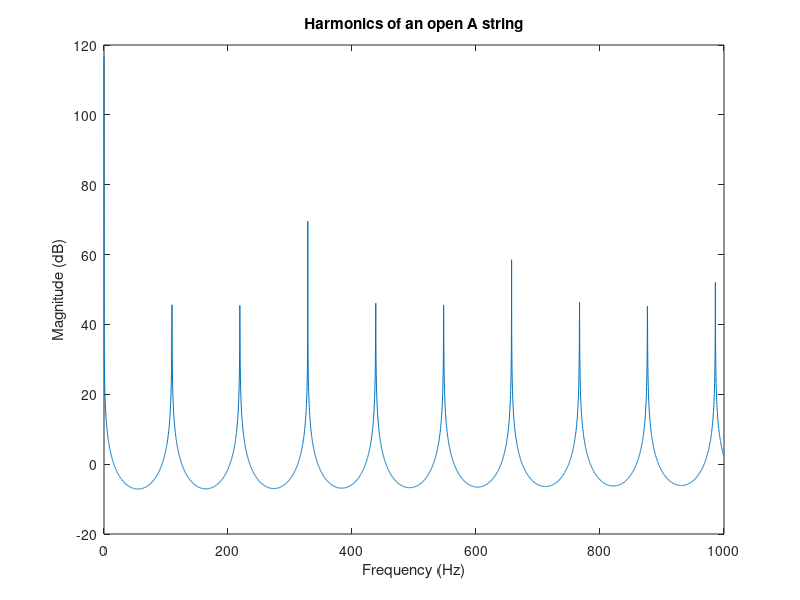

This figure's MATLAB source: (Note: this script raises an error after producing the figure.)
%% Generating Guitar Chords using the Karplus-Strong Algorithm
% This example shows how to generate realistic guitar chords using the
% Karplus-Strong Algorithm and discrete-time filters.

%   Copyright 1988-2012 The MathWorks, Inc.

%% Setup
% Begin by defining variables that we will be using later, e.g. the
% sampling frequency, the first harmonic frequency of the A string, the
% offset of each string relative to the A string.

Fs       = 44100;
A        = 110; % The A string of a guitar is normally tuned to 110 Hz
Eoffset  = -5;
Doffset  = 5;
Goffset  = 10;
Boffset  = 14;
E2offset = 19;
%%
% Generate the frequency vector that we will use for analysis.
F = linspace(1/Fs, 1000, 2^12);
%%
% Generate 4 seconds of zeros to be used to generate the guitar notes.
x = zeros(Fs*4, 1);

%% Playing a Note on an Open String
%  When a guitar string is plucked or strummed, it produces a sound wave
%  with peaks in the frequency domain that are equally spaced.  These are
%  called the harmonics and they give each note a full sound.  We can
%  generate sound waves with these harmonics with discrete-time filter
%  objects.
%
% Determine the feedback delay based on the first harmonic frequency.
delay = round(Fs/A);
%%
% Generate an IIR filter whose poles approximate the harmonics of the A
% string.  The zeros are added for subtle frequency domain shaping.
b  = firls(42, [0 1/delay 2/delay 1], [0 0 1 1]);
a  = [1 zeros(1, delay) -0.5 -0.5];
%%
% Show the magnitude response of the filter.
[H,W] = freqz(b, a, F, Fs);
plot(W, 20*log10(abs(H)));
title('Harmonics of an open A string');
xlabel('Frequency (Hz)');
ylabel('Magnitude (dB)');

%%
% To generate a 4 second synthetic note first we create a vector of states
% with random numbers. Then we filter zeros using these initial states.
% This forces the random states to exit the filter shaped into the
% harmonics.
zi = rand(max(length(b),length(a))-1,1);
note = filter(b, a, x, zi);
%%
% Normalize the sound for the audioplayer.
note = note-mean(note);
note = note/max(abs(note));

hplayer = audioplayer(note, Fs);
play(hplayer);

%% Playing a Note on a Fretted String
%  Each fret along a guitar's neck allows the player to play a half tone
%  higher, or a note whose first harmonic is 2^(1/12) higher.

fret  = 4;
delay = round(Fs/(A*2^(fret/12)));

b  = firls(42, [0 1/delay 2/delay 1], [0 0 1 1]);
a  = [1 zeros(1, delay) -0.5 -0.5];

[H,W] = freqz(b, a, F, Fs);
hold on
plot(W, 20*log10(abs(H)), 'r');
title('Harmonics of the A string');
legend('Open A string', 'A string on the 4th fret');

%% 
% Populate the states with random numbers.
zi = rand(max(length(b),length(a))-1,1);

%%
% Create a 4 second note.
note = filter(b, a, x, zi);
%%
% Normalize the sound for the audioplayer.
note = note-mean(note);
note = note/max(note);

hplayer = audioplayer(note, Fs);
play(hplayer);

%% Playing a Chord
%  A chord is a group of notes played together whose harmonics enforce each
%  other. This happens when there is a small integer ratio between the two
%  notes, e.g. a ratio of 2/3 would mean that the first notes third
%  harmonic would align with the second notes second harmonic.
%
% Define the frets for the C chord.
fret = [3 3 2 0 1 3];
%%
% Get the delays for each note based on the frets and the string offsets.
delay = [round(Fs/(A*2^((fret(1)+Eoffset)/12))), ...
    round(Fs/(A*2^(fret(2)/12))), ...
    round(Fs/(A*2^((fret(3)+Doffset)/12))), ...
    round(Fs/(A*2^((fret(4)+Goffset)/12))), ...
    round(Fs/(A*2^((fret(5)+Boffset)/12))), ...
    round(Fs/(A*2^((fret(6)+E2offset)/12)))];

  
b = cell(length(delay),1);
a = cell(length(delay),1);
H = zeros(length(delay),4096);
note = zeros(length(x),length(delay));
for indx = 1:length(delay)
    
    % Build a cell array of numerator and denominator coefficients.
    b{indx} = firls(42, [0 1/delay(indx) 2/delay(indx) 1], [0 0 1 1]).';
    a{indx} = [1 zeros(1, delay(indx)) -0.5 -0.5].';
    
    % Populate the states with random numbers and filter the input zeros.
    zi = rand(max(length(b{indx}),length(a{indx}))-1,1);
    
    note(:, indx) = filter(b{indx}, a{indx}, x, zi);
    
    % Make sure that each note is centered on zero.
    note(:, indx) = note(:, indx)-mean(note(:, indx));
    
    [H(indx,:),W] = freqz(b{indx}, a{indx}, F, Fs);
end
%%
% Display the magnitude for all the notes in the chord.
hline = plot(W, 20*log10(abs(H.')));
title('Harmonics of the C chord');
xlabel('Frequency (Hz)');
ylabel('Magnitude (dB)');
legend(hline, 'E','A','D','G','B','E2');

%%
% Combine the notes and normalize them.
combinedNote = sum(note,2);
combinedNote = combinedNote/max(abs(combinedNote));

hplayer = audioplayer(combinedNote, Fs);
play(hplayer);

%% Add a Strumming Effect.
%  To add a strumming effect we simply offset each previously created note.
%
% Define the offset between strings as 50 milliseconds.
offset = 50; 
offset = ceil(offset*Fs/1000);
%%
% Add 50 milliseconds between each note by prepending zeros.
for indx = 1:size(note, 2)
    note(:, indx) = [zeros(offset*(indx-1),1); ...
                note((1:end-offset*(indx-1)), indx)];
end

combinedNote = sum(note,2);
combinedNote = combinedNote/max(abs(combinedNote));

hplayer = audioplayer(combinedNote, Fs);
play(hplayer);

%%
% See also <matlab:doc('filterguitar') filterguitar.m>


displayEndOfDemoMessage(mfilename)
